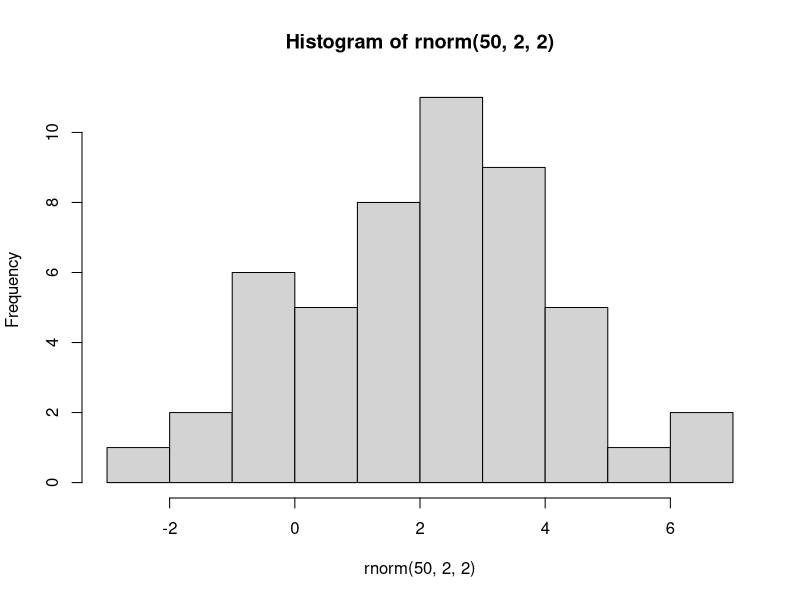
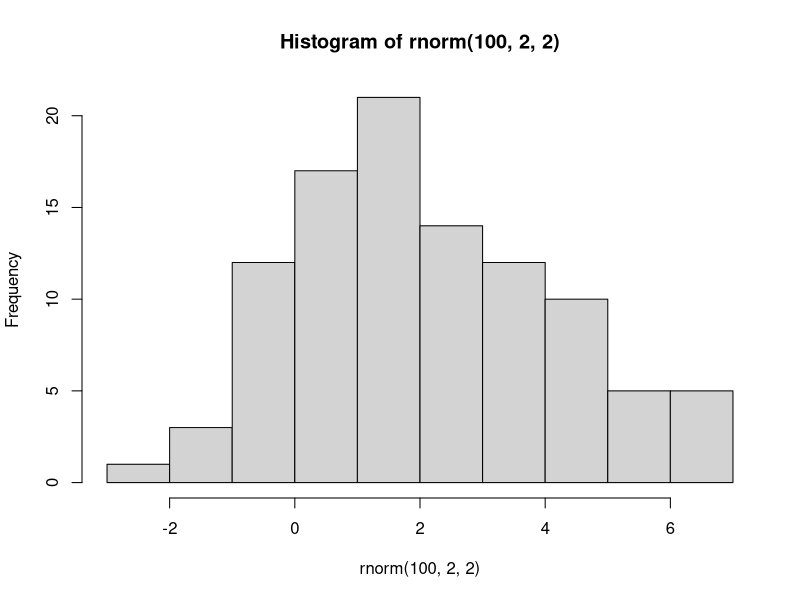

The R source for these figures, in order:
### This is a Test R-script with some real code in it

# let's make a histogram
hist(rnorm(50, 2, 2))

# let's make another one
hist(rnorm(100, 2, 2))
